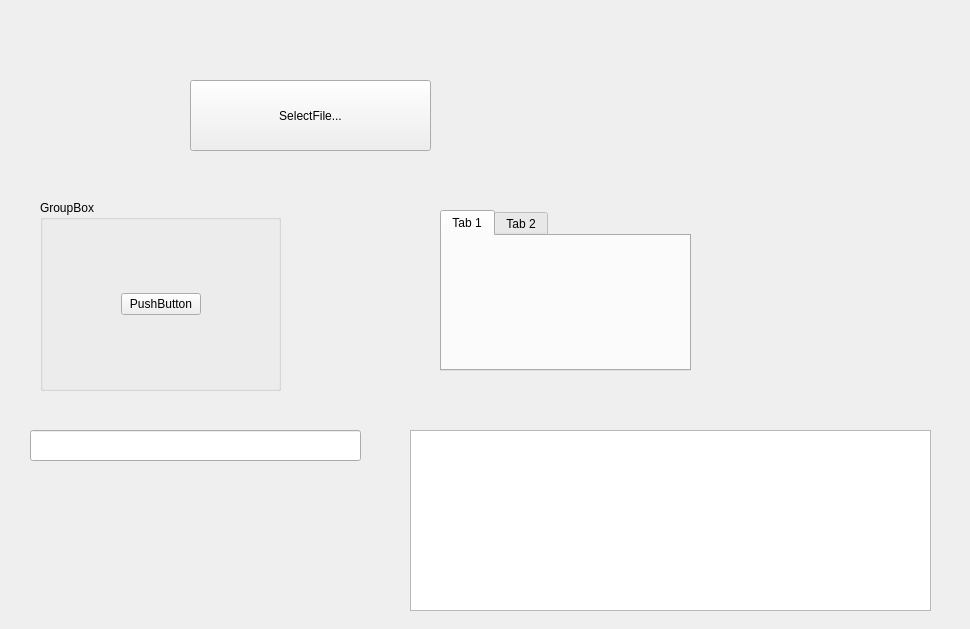
<?xml version="1.0" encoding="UTF-8"?>
<ui version="4.0">
 <class>StudyFileDialog</class>
 <widget class="QWidget" name="StudyFileDialog">
  <property name="geometry">
   <rect>
    <x>0</x>
    <y>0</y>
    <width>970</width>
    <height>629</height>
   </rect>
  </property>
  <property name="windowTitle">
   <string>Form</string>
  </property>
  <widget class="QPushButton" name="pushButton">
   <property name="geometry">
    <rect>
     <x>190</x>
     <y>80</y>
     <width>241</width>
     <height>71</height>
    </rect>
   </property>
   <property name="text">
    <string>SelectFile...</string>
   </property>
  </widget>
  <widget class="QTabWidget" name="tabWidget">
   <property name="geometry">
    <rect>
     <x>440</x>
     <y>210</y>
     <width>251</width>
     <height>161</height>
    </rect>
   </property>
   <property name="currentIndex">
    <number>0</number>
   </property>
   <widget class="QWidget" name="tab">
    <attribute name="title">
     <string>Tab 1</string>
    </attribute>
   </widget>
   <widget class="QWidget" name="tab_2">
    <attribute name="title">
     <string>Tab 2</string>
    </attribute>
   </widget>
  </widget>
  <widget class="QGroupBox" name="groupBox">
   <property name="geometry">
    <rect>
     <x>40</x>
     <y>200</y>
     <width>241</width>
     <height>191</height>
    </rect>
   </property>
   <property name="title">
    <string>GroupBox</string>
   </property>
   <layout class="QHBoxLayout" name="horizontalLayout">
    <item>
     <spacer name="horizontalSpacer_2">
      <property name="orientation">
       <enum>Qt::Orientation::Horizontal</enum>
      </property>
      <property name="sizeHint" stdset="0">
       <size>
        <width>60</width>
        <height>20</height>
       </size>
      </property>
     </spacer>
    </item>
    <item>
     <widget class="QPushButton" name="pushButton_2">
      <property name="text">
       <string>PushButton</string>
      </property>
     </widget>
    </item>
    <item>
     <spacer name="horizontalSpacer">
      <property name="orientation">
       <enum>Qt::Orientation::Horizontal</enum>
      </property>
      <property name="sizeHint" stdset="0">
       <size>
        <width>59</width>
        <height>20</height>
       </size>
      </property>
     </spacer>
    </item>
   </layout>
  </widget>
  <widget class="QLineEdit" name="lineEdit">
   <property name="geometry">
    <rect>
     <x>30</x>
     <y>430</y>
     <width>331</width>
     <height>31</height>
    </rect>
   </property>
  </widget>
  <widget class="QTextEdit" name="textEdit">
   <property name="geometry">
    <rect>
     <x>410</x>
     <y>430</y>
     <width>521</width>
     <height>181</height>
    </rect>
   </property>
  </widget>
 </widget>
 <resources/>
 <connections/>
</ui>
